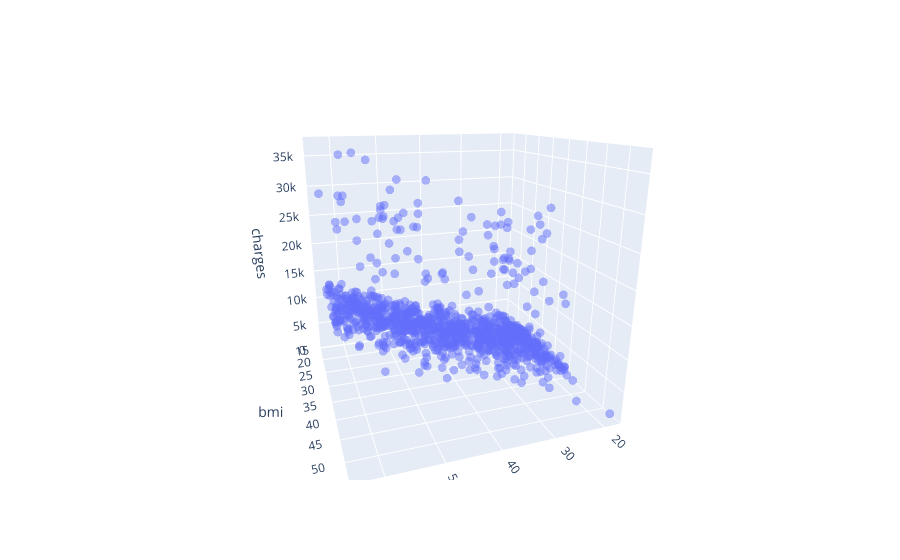

Notebook source saved alongside this figure:
### Code cell
fig = px.scatter_3d(non_smoker_df, x='age', y='bmi', z='charges')
fig.update_traces(marker_size=3, marker_opacity=0.5)
fig.show()

### Figure 1 — Plotly figure (JSON) as saved in the notebook; plotly's stock layout.template omitted (floating-point values rounded to 4 significant figures; data arrays with more than 128 entries replaced by an {"elided": "..."} marker saying what was removed)
{"data": [{"hovertemplate": "age=%{x}<br>bmi=%{y}<br>charges=%{z}<extra></extra>", "legendgroup": "", "marker": {"color": "#636efa", "opacity": 0.5, "size": 3, "symbol": "circle"}, "mode": "markers", "name": "", "scene": "scene", "showlegend": false, "type": "scatter3d", "x": {"elided": "1064 int values"}, "y": {"elided": "1064 float values"}, "z": {"elided": "1064 float values"}}], "layout": {"autosize": true, "legend": {"tracegroupgap": 0}, "margin": {"t": 60}, "scene": {"aspectmode": "auto", "aspectratio": {"x": 1, "y": 1, "z": 1}, "camera": {"center": {"x": 0, "y": 0, "z": 0}, "eye": {"x": 0.621, "y": 1.833, "z": 0.6215}, "projection": {"type": "perspective"}, "up": {"x": 0, "y": 0, "z": 1}}, "domain": {"x": [0, 1], "y": [0, 1]}, "xaxis": {"title": {"text": "age"}, "type": "linear"}, "yaxis": {"title": {"text": "bmi"}, "type": "linear"}, "zaxis": {"title": {"text": "charges"}, "type": "linear"}}}}
